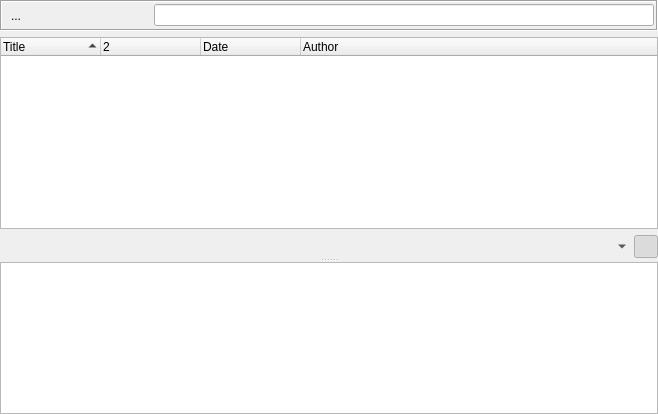
<?xml version="1.0" encoding="UTF-8"?>
<ui version="4.0">
 <class>FeedReaderMessageWidget</class>
 <widget class="QWidget" name="FeedReaderMessageWidget">
  <property name="geometry">
   <rect>
    <x>0</x>
    <y>0</y>
    <width>658</width>
    <height>414</height>
   </rect>
  </property>
  <property name="windowTitle">
   <string>Form</string>
  </property>
  <layout class="QVBoxLayout" name="verticalLayout">
   <property name="spacing">
    <number>0</number>
   </property>
   <property name="leftMargin">
    <number>0</number>
   </property>
   <property name="topMargin">
    <number>0</number>
   </property>
   <property name="rightMargin">
    <number>0</number>
   </property>
   <property name="bottomMargin">
    <number>0</number>
   </property>
   <item>
    <widget class="QSplitter" name="msgSplitter">
     <property name="orientation">
      <enum>Qt::Vertical</enum>
     </property>
     <widget class="QWidget" name="layoutWidget">
      <layout class="QGridLayout" name="msgFrame">
       <item row="1" column="0">
        <widget class="QFrame" name="toolBarFrame">
         <property name="frameShape">
          <enum>QFrame::Box</enum>
         </property>
         <property name="frameShadow">
          <enum>QFrame::Sunken</enum>
         </property>
         <layout class="QHBoxLayout" name="horizontalLayout_5">
          <property name="leftMargin">
           <number>2</number>
          </property>
          <property name="topMargin">
           <number>2</number>
          </property>
          <property name="rightMargin">
           <number>2</number>
          </property>
          <property name="bottomMargin">
           <number>2</number>
          </property>
          <item>
           <widget class="QToolButton" name="msgReadButton">
            <property name="focusPolicy">
             <enum>Qt::NoFocus</enum>
            </property>
            <property name="toolTip">
             <string>Mark messages as read</string>
            </property>
            <property name="text">
             <string>...</string>
            </property>
            <property name="icon">
             <iconset resource="FeedReader_images.qrc">
              <normaloff>:/images/FeedMsgRead.png</normaloff>:/images/FeedMsgRead.png</iconset>
            </property>
            <property name="autoRaise">
             <bool>true</bool>
            </property>
           </widget>
          </item>
          <item>
           <widget class="QToolButton" name="msgUnreadButton">
            <property name="focusPolicy">
             <enum>Qt::NoFocus</enum>
            </property>
            <property name="toolTip">
             <string>Mark messages as unread</string>
            </property>
            <property name="icon">
             <iconset resource="FeedReader_images.qrc">
              <normaloff>:/images/FeedMsgUnread.png</normaloff>:/images/FeedMsgUnread.png</iconset>
            </property>
            <property name="autoRaise">
             <bool>true</bool>
            </property>
           </widget>
          </item>
          <item>
           <widget class="QToolButton" name="msgReadAllButton">
            <property name="focusPolicy">
             <enum>Qt::NoFocus</enum>
            </property>
            <property name="toolTip">
             <string>Mark all messages as read</string>
            </property>
            <property name="icon">
             <iconset resource="FeedReader_images.qrc">
              <normaloff>:/images/FeedMsgReadAll.png</normaloff>:/images/FeedMsgReadAll.png</iconset>
            </property>
            <property name="autoRaise">
             <bool>true</bool>
            </property>
           </widget>
          </item>
          <item>
           <widget class="QToolButton" name="msgRemoveButton">
            <property name="focusPolicy">
             <enum>Qt::NoFocus</enum>
            </property>
            <property name="toolTip">
             <string>Remove messages</string>
            </property>
            <property name="icon">
             <iconset resource="FeedReader_images.qrc">
              <normaloff>:/images/FeedMsgDelete.png</normaloff>:/images/FeedMsgDelete.png</iconset>
            </property>
            <property name="autoRaise">
             <bool>true</bool>
            </property>
           </widget>
          </item>
          <item>
           <widget class="QToolButton" name="feedProcessButton">
            <property name="focusPolicy">
             <enum>Qt::NoFocus</enum>
            </property>
            <property name="toolTip">
             <string>Update feed</string>
            </property>
            <property name="icon">
             <iconset resource="FeedReader_images.qrc">
              <normaloff>:/images/FeedProcess.png</normaloff>:/images/FeedProcess.png</iconset>
            </property>
            <property name="autoRaise">
             <bool>true</bool>
            </property>
           </widget>
          </item>
          <item>
           <widget class="LineEditClear" name="filterLineEdit">
            <property name="toolTip">
             <string>Search forums</string>
            </property>
           </widget>
          </item>
         </layout>
        </widget>
       </item>
       <item row="3" column="0">
        <widget class="RSTreeWidget" name="msgTreeWidget">
         <property name="contextMenuPolicy">
          <enum>Qt::CustomContextMenu</enum>
         </property>
         <property name="editTriggers">
          <set>QAbstractItemView::NoEditTriggers</set>
         </property>
         <property name="selectionMode">
          <enum>QAbstractItemView::ExtendedSelection</enum>
         </property>
         <property name="sortingEnabled">
          <bool>true</bool>
         </property>
         <property name="allColumnsShowFocus">
          <bool>true</bool>
         </property>
         <column>
          <property name="text">
           <string>Title</string>
          </property>
         </column>
         <column>
          <property name="text">
           <string/>
          </property>
          <property name="icon">
           <iconset resource="../../../retroshare-gui/src/gui/images.qrc">
            <normaloff>:/images/message-state-header.png</normaloff>:/images/message-state-header.png</iconset>
          </property>
         </column>
         <column>
          <property name="text">
           <string>Date</string>
          </property>
         </column>
         <column>
          <property name="text">
           <string>Author</string>
          </property>
         </column>
        </widget>
       </item>
       <item row="4" column="0">
        <layout class="QHBoxLayout" name="horizontalLayout_3">
         <property name="leftMargin">
          <number>2</number>
         </property>
         <item>
          <widget class="ElidedLabel" name="msgTitle">
           <property name="wordWrap">
            <bool>true</bool>
           </property>
           <property name="textInteractionFlags">
            <set>Qt::LinksAccessibleByMouse|Qt::TextSelectableByMouse</set>
           </property>
          </widget>
         </item>
         <item>
          <widget class="QToolButton" name="linkButton">
           <property name="focusPolicy">
            <enum>Qt::NoFocus</enum>
           </property>
           <property name="icon">
            <iconset resource="FeedReader_images.qrc">
             <normaloff>:/images/Link.png</normaloff>:/images/Link.png</iconset>
           </property>
           <property name="popupMode">
            <enum>QToolButton::MenuButtonPopup</enum>
           </property>
           <property name="autoRaise">
            <bool>true</bool>
           </property>
          </widget>
         </item>
         <item>
          <widget class="QPushButton" name="expandButton">
           <property name="maximumSize">
            <size>
             <width>24</width>
             <height>24</height>
            </size>
           </property>
           <property name="focusPolicy">
            <enum>Qt::NoFocus</enum>
           </property>
           <property name="text">
            <string/>
           </property>
           <property name="icon">
            <iconset resource="../../../retroshare-gui/src/gui/images.qrc">
             <normaloff>:/images/edit_remove24.png</normaloff>:/images/edit_remove24.png</iconset>
           </property>
           <property name="checkable">
            <bool>true</bool>
           </property>
           <property name="checked">
            <bool>true</bool>
           </property>
          </widget>
         </item>
        </layout>
       </item>
      </layout>
     </widget>
     <widget class="RSTextBrowser" name="msgText">
      <property name="sizePolicy">
       <sizepolicy hsizetype="Expanding" vsizetype="Expanding">
        <horstretch>0</horstretch>
        <verstretch>10</verstretch>
       </sizepolicy>
      </property>
      <property name="textInteractionFlags">
       <set>Qt::LinksAccessibleByMouse|Qt::TextSelectableByMouse</set>
      </property>
     </widget>
    </widget>
   </item>
  </layout>
 </widget>
 <customwidgets>
  <customwidget>
   <class>RSTextBrowser</class>
   <extends>QTextBrowser</extends>
   <header>gui/common/RSTextBrowser.h</header>
  </customwidget>
  <customwidget>
   <class>LineEditClear</class>
   <extends>QLineEdit</extends>
   <header location="global">gui/common/LineEditClear.h</header>
  </customwidget>
  <customwidget>
   <class>RSTreeWidget</class>
   <extends>QTreeWidget</extends>
   <header>gui/common/RSTreeWidget.h</header>
  </customwidget>
  <customwidget>
   <class>ElidedLabel</class>
   <extends>QLabel</extends>
   <header location="global">gui/common/ElidedLabel.h</header>
   <container>1</container>
  </customwidget>
 </customwidgets>
 <resources>
  <include location="FeedReader_images.qrc"/>
  <include location="../../../retroshare-gui/src/gui/images.qrc"/>
 </resources>
 <connections/>
</ui>
